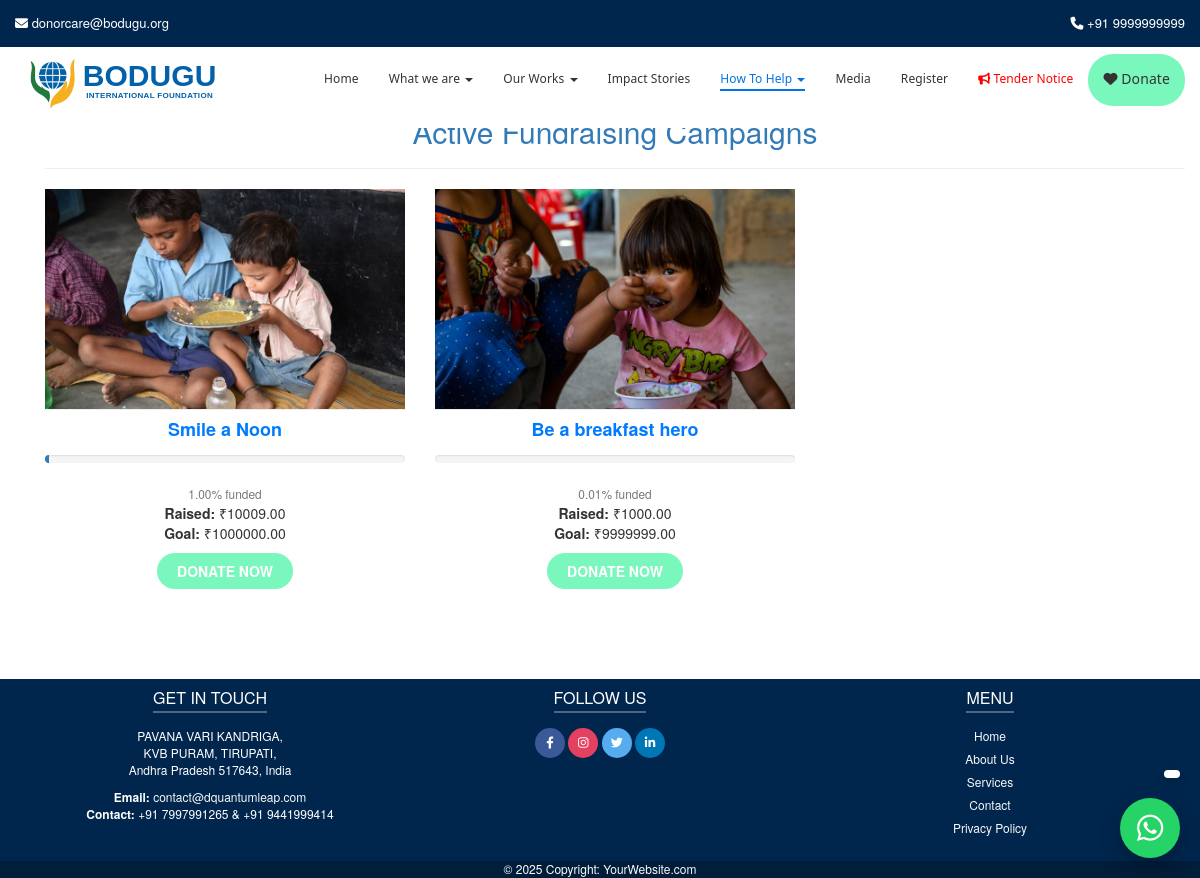
Page /campaigns/ on the committed database.
### trust/models.py (models this page shows, shortened)
class Campaign(models.Model):
    title = models.CharField(max_length=200)
    slug = models.SlugField(unique=True, blank=True)
    description = models.TextField(blank=True)
    image = models.ImageField(upload_to="campaigns/", blank=True, null=True)
    goal_amount = models.DecimalField(max_digits=12, decimal_places=2, default=0)
    raised_amount = models.DecimalField(max_digits=12, decimal_places=2, default=0)
    start_date = models.DateField(blank=True, null=True)
    end_date = models.DateField(blank=True, null=True)
    created_by = models.CharField(max_length=200, blank=True, null=True)
    @property
    def progress_percentage(self):
        if self.goal_amount > 0:
            return round((self.raised_amount / self.goal_amount) * 100, 2)
        return 0

### trust/views.py (the view)
# urls.py: path("campaigns/", views.campaign_list, name="campaign_list"),
def campaign_list(request):
    campaigns = Campaign.objects.all().order_by("-id")
    return render(request, "trust/campaign_list.html", {"campaigns": campaigns})

### trust/context_processors.py (called while the page is built)
def areas_processor(request):
    return {
        "areas": AreaOfWork.objects.all()
    }

### templates/trust/campaign_list.html (shortened to what this page needs)
{% extends "base.html" %}
{% load static %}
{% block content %}
<div class="container campaign-section">
    <h2 class="text-primary fw-bold text-center mb-4">Active Fundraising Campaigns</h2>
    <hr class="border-success mb-4">
    <div class="row">
        {% for campaign in campaigns %}
        <div class="col-md-4 col-sm-6 mb-4 d-flex">
            <div class="card campaign-card shadow-sm rounded flex-fill">
                <div class="image-container">
                    <img src="{{ campaign.image.url }}" class="card-img-top" alt="{{ campaign.title }}">
                </div>
                <div class="card-body text-center d-flex flex-column">
                    <h4 class="card-title campaign-title">{{ campaign.title }}</h4>
                <div class="mb-3">
                    <div class="progress" style="height: 8px; border-radius: 5px;">
                        <div class="progress-bar bg-success" role="progressbar"
                            style="width: {{ campaign.progress_percentage }}%;">
                        </div>
                    </div>
                    <small class="text-muted">
                        {{ campaign.progress_percentage }}% funded
                    </small>
                </div>
                    <p class="mb-3">
                        <b>Raised:</b> ₹{{ campaign.raised_amount|floatformat:2 }} <br>
                        <b>Goal:</b> ₹{{ campaign.goal_amount|floatformat:2 }}
                    </p>
                    <div class="mt-auto">
                        <a href="{% url 'campaign_detail' campaign.slug %}" class="donate-btn">
                            DONATE NOW
                        </a>
                    </div>
                </div>
            </div>
        </div>
        {% empty %}
        <div class="col-12 text-center">
            <p class="text-muted">No active campaigns at the moment.</p>
        </div>
        {% endfor %}
    </div>
</div>
{% endblock %}

### templates/base.html (style rules this page uses)
:root { --site-bg: #fff; }
body { font-family: "Helvetica Neue", Helvetica, Arial, sans-serif; background-color: var(--site-bg); padding-top: 15px; }
.donate-btn { background-color: #7af7bd !important; color: #fff !important; border-radius: 6px; font-weight: bold; font-size: 14px; padding: 6px 12px; line-height: normal; display: inline-block; vertical-align: middle; text-align: center; min-width: 80px; }
html, body { overflow-x: hidden; }

### templates/trust/campaign_list.html (style rules this page uses)
.campaign-section { margin-top: 80px; margin-bottom: 80px; }
.campaign-card { transition: transform 0.3s ease, box-shadow 0.3s ease; overflow: hidden; }
.image-container { overflow: hidden; border-bottom: 1px solid #eee; }
.image-container img { width: 100%; height: 220px; object-fit: cover; transition: transform 0.4s ease; }
.campaign-title { color: #007bff; font-weight: bold; margin-bottom: 15px; }
.donate-btn { display: inline-block; font-weight: bold; padding: 8px 20px; border-radius: 25px; background: #21b544; color: #fff !important; font-size: 14px; text-decoration: none; transition: all 0.3s ease; margin-bottom: 10px; }

### rows in the picture
Campaign: image (picture), title "Smile a Noon", progress_percentage "1.00", raised_amount "10009.00", goal_amount "1000000.00"
Campaign: image (picture), title "Be a breakfast hero", progress_percentage "0.01", raised_amount "1000.00", goal_amount "9999999.00"
